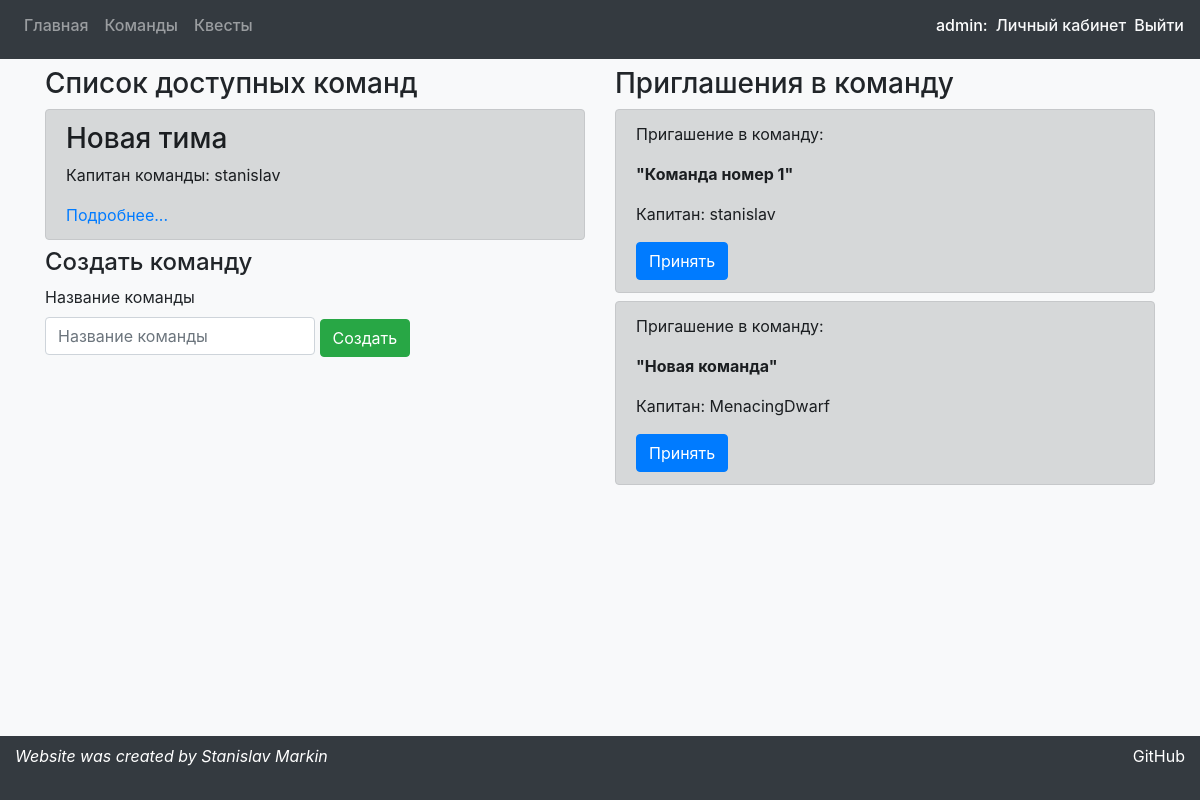
Page /teams (signed in) on the earlier database version.
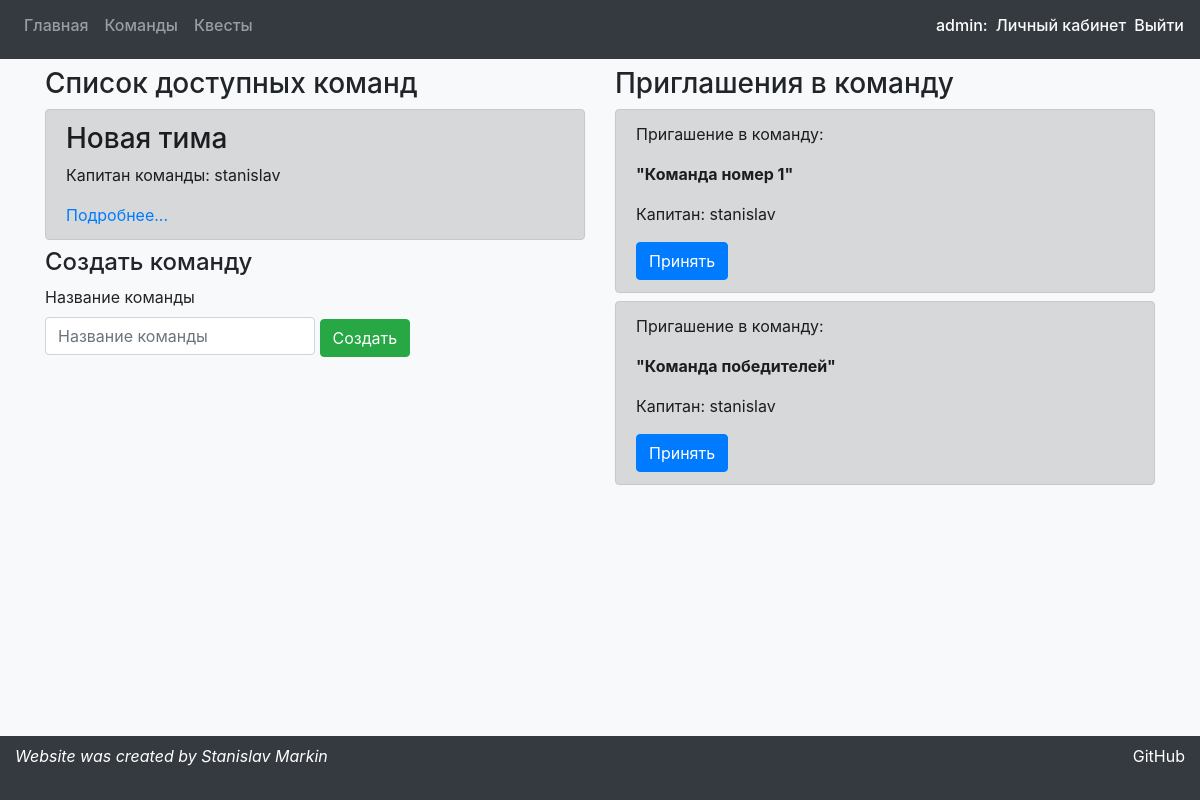
Same page on the later database version.
### preparationApp/models.py (models this page shows, shortened)
class Invite(models.Model):
    new_member = models.ForeignKey(User, models.CASCADE)
    team = models.ForeignKey(Team, models.CASCADE)
    class Meta:
        unique_together = (("new_member", "team"),)

class Team(models.Model):
    captain = models.ForeignKey(User, models.CASCADE, default=1)
    members = models.ManyToManyField(User, related_name='teams')
    title = models.CharField(max_length=30)

### preparationApp/views.py (the view)
# urls.py: path('teams', views.teams, name='teams'),
def teams(request):
    args = make_args(request)
    args['teams_list'] = list(filter(lambda t: get_user(request.user.username) in t.members.all(),
                                     models.Team.objects.all()))
    args['invites_list'] = list(filter(lambda i: get_user(request.user.username) == i.new_member,
                                       models.Invite.objects.all()))
    return render(request, 'preparationApp/teamsPage.html', args)

### preparationApp/views.py (called while the page is built)
def get_user(name):
    return User.objects.get(username=name)

def make_args(request):
    args = {'message': 'none'}
    if request.session.get('message'):
        args['message'] = request.session.get('message')
        request.session.pop('message')
    return args

### preparationApp/templates/preparationApp/teamsPage.html (shortened to what this page needs)
{%  extends 'preparationApp/mainWrapper.html' %}
{% block content %}
    <div class="row">
    <div class="col-6">
    <h3>Список доступных команд</h3>
    {% if teams_list|length == 0 %}
            <p>Нет доступных команд</p>
    {% else %}
        {% for team in teams_list %}
            <div class="alert alert-dark mb-2">
                <h3>{{ team.title }}</h3>
                <p>{% if user.username == team.captain.username %}Вы капитан этой команды
                {% else %}Капитан команды: {{ team.captain }}{% endif %}</p>
                <a href="/teams/{{ team.id }}">Подробнее...</a>
            </div>
        {% endfor %}
    {% endif %}
    <h4>Создать команду</h4>
    <form action="teams/add/team" method="post">{% csrf_token %}
        <label class="d-block" for="title">Название команды</label>
        <input type="text" class="form-control d-inline w-50 mb-2" id="title" placeholder="Название команды" name="title">
        <input type="submit" class="btn btn-success" value="Создать">
    </form>
    </div>
    <div class="col-6">
    <h3>Приглашения в команду</h3>
    {% for invite in invites_list %}
        <div class="alert alert-dark mb-2">
            <p>Пригашение в команду:</p> <p><b>"{{ invite.team.title }}"</b></p>
            <p>Капитан: {{ invite.team.captain }}</p>
            <a class="btn btn-primary" href="/teams/accept/invite/{{ invite.id }}">Принять</a>
        </div>
    {% endfor %}
    </div>
    </div>
{% endblock %}

Differences in the rows shown:
changed through a linked row, Invite: team "Новая команда" → "Команда победителей"; team.captain "MenacingDwarf" → "stanislav"
